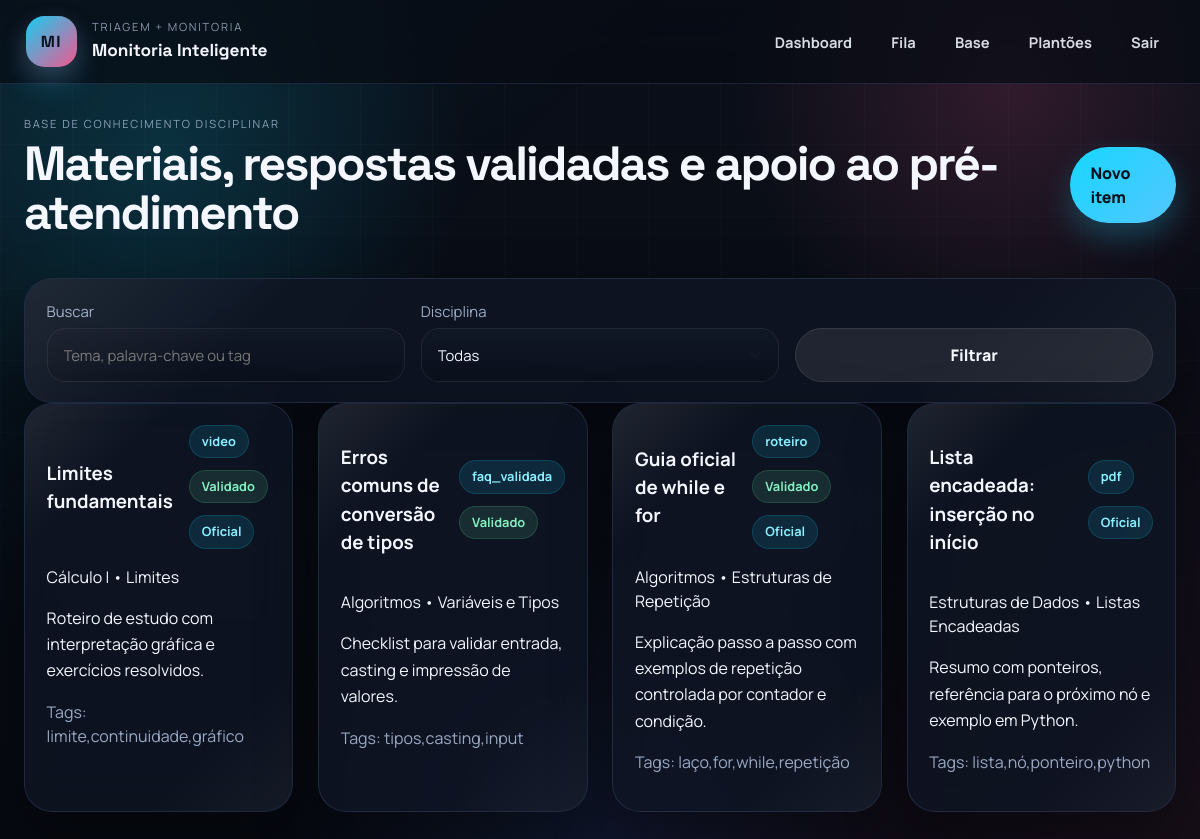
/knowledge-base/ (signed in), run on the app's committed database.
### app/models/domain.py (models this page shows, shortened)
class TimestampMixin:
    created_at = db.Column(db.DateTime, default=utcnow, nullable=False)
    updated_at = db.Column(
        db.DateTime,
        default=utcnow,
        onupdate=utcnow,
        nullable=False,
    )

class KnowledgeBaseItem(TimestampMixin, db.Model):
    __tablename__ = "knowledge_base_items"
    id = db.Column(db.Integer, primary_key=True)
    discipline_id = db.Column(db.Integer, db.ForeignKey("disciplines.id"), nullable=False)
    topic_id = db.Column(db.Integer, db.ForeignKey("topics.id"), nullable=True)
    title = db.Column(db.String(180), nullable=False)
    content = db.Column(db.Text, nullable=False)
    item_type = db.Column(db.String(40), nullable=False)
    link_url = db.Column(db.String(255))
    tags = db.Column(db.String(255))
    official = db.Column(db.Boolean, default=False, nullable=False)
    validated = db.Column(db.Boolean, default=False, nullable=False)
    validated_by_id = db.Column(db.Integer, db.ForeignKey("users.id"), nullable=True)
    validated_at = db.Column(db.DateTime)
    suggested_by_id = db.Column(db.Integer, db.ForeignKey("users.id"), nullable=True)
    active = db.Column(db.Boolean, default=True, nullable=False)
    discipline = db.relationship("Discipline", back_populates="knowledge_items")
    topic = db.relationship("Topic", back_populates="knowledge_items")
    validated_by = db.relationship(
        "User",
        back_populates="validated_items",
        foreign_keys=[validated_by_id],
    )
    suggested_by = db.relationship(
        "User",
        back_populates="suggested_items",
        foreign_keys=[suggested_by_id],
    )

class Discipline(TimestampMixin, db.Model):
    __tablename__ = "disciplines"
    id = db.Column(db.Integer, primary_key=True)
    course_id = db.Column(db.Integer, db.ForeignKey("courses.id"), nullable=False)
    code = db.Column(db.String(20), nullable=False)
    name = db.Column(db.String(120), nullable=False)
    description = db.Column(db.Text)
    course = db.relationship("Course", back_populates="disciplines")
    topics = db.relationship("Topic", back_populates="discipline")
    memberships = db.relationship("DisciplineMembership", back_populates="discipline")
    tickets = db.relationship("QuestionTicket", back_populates="discipline")
    knowledge_items = db.relationship("KnowledgeBaseItem", back_populates="discipline")
    monitor_shifts = db.relationship("MonitorShift", back_populates="discipline")
    alerts = db.relationship("RiskAlert", back_populates="discipline")

class Topic(TimestampMixin, db.Model):
    __tablename__ = "topics"
    id = db.Column(db.Integer, primary_key=True)
    discipline_id = db.Column(db.Integer, db.ForeignKey("disciplines.id"), nullable=False)
    name = db.Column(db.String(120), nullable=False)
    description = db.Column(db.Text)
    criticality = db.Column(db.Integer, default=1, nullable=False)
    discipline = db.relationship("Discipline", back_populates="topics")
    tickets = db.relationship("QuestionTicket", back_populates="topic")
    knowledge_items = db.relationship("KnowledgeBaseItem", back_populates="topic")
    monitor_capabilities = db.relationship(
        "MonitorTopic",
        back_populates="topic",
        cascade="all, delete-orphan",
    )

### app/knowledge_base/routes.py (the view, shortened to what this page needs)
@knowledge_bp.route("/")
@login_required
def index():
    query = KnowledgeBaseItem.query.filter_by(active=True)
    search_term = request.args.get("q", "").strip()
    discipline_id = request.args.get("discipline_id")
    if discipline_id:
        query = query.filter_by(discipline_id=int(discipline_id))
    items = query.order_by(KnowledgeBaseItem.validated.desc(), KnowledgeBaseItem.created_at.desc()).all()
    return render_template(
        "knowledge_base/index.html",
        items=items,
        disciplines=Discipline.query.order_by(Discipline.name).all(),
    )

### app/__init__.py (called while the page is built)
def register_context_processors(app):
    @app.context_processor
    def inject_globals():
        return {
            "user_roles": USER_ROLES,
            "question_types": QUESTION_TYPES,
            "urgency_levels": URGENCY_LEVELS,
            "ticket_statuses": TICKET_STATUSES,
            "intervention_types": INTERVENTION_TYPES,
            "label_from": label_from,
        }

### app/models/domain.py (called while the page is built)
@login_manager.user_loader
def load_user(user_id):
    return db.session.get(User, int(user_id))

    @property
    def is_active(self):
        return self.is_active_user

    @property
    def dashboard_endpoint(self):
        endpoints = {
            "student": "student.dashboard",
            "monitor": "monitor.dashboard",
            "teacher": "teacher.dashboard",
            "admin": "admin.dashboard",
        }
        return endpoints.get(self.role, "main.index")

### app/templates/knowledge_base/index.html (shortened to what this page needs)
{% extends 'base.html' %}
{% block content %}
<section class="page-header">
  <div>
    <p class="eyebrow">Base de conhecimento disciplinar</p>
    <h2>Materiais, respostas validadas e apoio ao pré-atendimento</h2>
  </div>
  {% if current_user.role in ['monitor', 'teacher', 'admin'] %}
    <a class="button button-primary" href="{{ url_for('knowledge.create') }}">Novo item</a>
  {% endif %}
</section>
<section class="section-card">
  <form method="get" class="form-inline">
    <label>
      <span>Buscar</span>
      <input type="text" name="q" value="{{ request.args.get('q', '') }}" placeholder="Tema, palavra-chave ou tag">
    </label>
    <label>
      <span>Disciplina</span>
      <select name="discipline_id">
        <option value="">Todas</option>
      </select>
    </label>
    <button type="submit" class="button button-secondary">Filtrar</button>
  </form>
</section>
<section class="list-grid">
  {% for item in items %}
    <article class="section-card">
      <div class="section-heading">
        <h3>{{ item.title }}</h3>
        <div class="tag-row">
          <span class="tag">{{ item.item_type }}</span>
          {% if item.validated %}<span class="tag tag-success">Validado</span>{% endif %}
          {% if item.official %}<span class="tag">Oficial</span>{% endif %}
        </div>
      </div>
      <p>{{ item.discipline.name }}{% if item.topic %} • {{ item.topic.name }}{% endif %}</p>
      <p class="preformatted">{{ item.content }}</p>
      {% if item.tags %}
        <p class="helper-text">Tags: {{ item.tags }}</p>
      {% endif %}
    </article>
  {% else %}
    <p class="muted">Nenhum item encontrado.</p>
  {% endfor %}
</section>
{% endblock %}

### data on the page
KnowledgeBaseItem: title "Limites fundamentais", item_type "video", validated "Validado", official "Oficial", discipline.name "Cálculo I", topic.name "Limites", content "Roteiro de estudo com interpretação gráfica e exercícios resolvidos.", tags "limite,continuidade,gráfico"
KnowledgeBaseItem: title "Erros comuns de conversão de tipos", item_type "faq_validada", validated "Validado", discipline.name "Algoritmos", topic.name "Variáveis e Tipos", content "Checklist para validar entrada, casting e impressão de valores.", tags "tipos,casting,input"
KnowledgeBaseItem: title "Guia oficial de while e for", item_type "roteiro", validated "Validado", official "Oficial", discipline.name "Algoritmos", topic.name "Estruturas de Repetição", content "Explicação passo a passo com exemplos de repetição controlada por contador e condição.", tags "laço,for,while,repetição"
KnowledgeBaseItem: title "Lista encadeada: inserção no início", item_type "pdf", official "Oficial", discipline.name "Estruturas de Dados", topic.name "Listas Encadeadas", content "Resumo com ponteiros, referência para o próximo nó e exemplo em Python.", tags "lista,nó,ponteiro,python"
